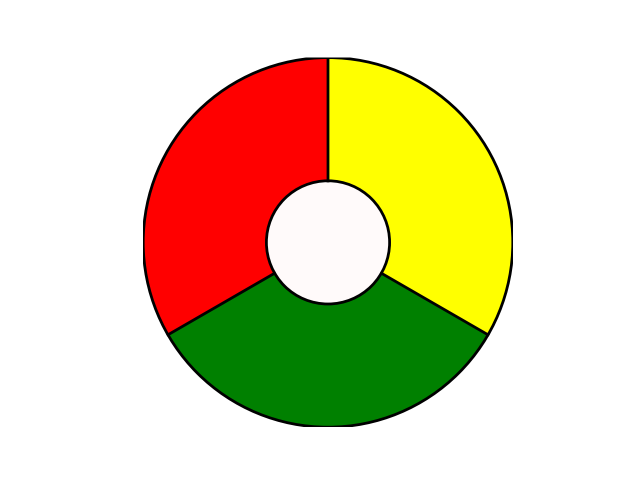
#> input picture image/image_0.png, 1280 x 960 px (shown at 1/2 size); its folder holds 4 pictures in this run
$ python MakeHeadImage.py
#> lines starting #> are read from the running program, lines starting #| are printed output that depends on the picture
from PIL import Image, ImageDraw
import numpy as np
import random

def draw_avatar_frame(width, num, r):
    # 创建一个空白的图像
#> called with width = 100, num = 8, r = 6
    img = Image.new("RGBA", (width+r, width+r), (255, 255, 255, 0))
    draw = ImageDraw.Draw(img)

    # 绘制头像框轨迹
    draw.ellipse([(0+r/2, 0+r/2), (width+r/2, width+r/2)], outline="black", width=2)

    # 计算每个贴图之间的间隔角度
    angle_interval = 360 / 2 / num

    # # 在头像框轨迹上贴图
    for i in range(2*num):
        angle = i * angle_interval + 90 + angle_interval/2

        x = width/2 * (1-np.cos(np.radians(angle))) + r/2
        y = width/2 * (1-np.sin(np.radians(angle))) + r/2

        random_number = i
        # 贴图路径
        image_path = "image/image_" + str(random_number)  +  ".png"

        # 打开贴图图片
        avatar = Image.open(image_path)
#> avatar is the input picture: PIL image 1280x960 RGBA; mean R, G, B, A 224.9, 212.1, 173.7, 90.3

        # 缩放贴图图片为指定半径大小
        avatar = avatar.resize((r * 2, r * 2))

        # 在指定位置贴图
        img.paste(avatar, (int(x - r), int(y - r)), avatar)
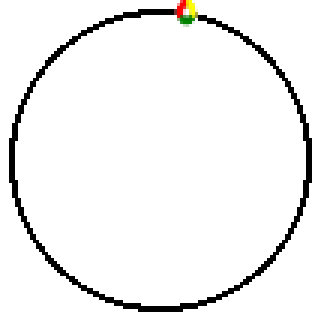
#> img: PIL image 106x106 RGBA (shown 3 times larger); mean R, G, B, A 241.4, 241.3, 240.8, 14.2; transparent parts drawn white
#> pass 2 of the loop in draw_avatar_frame, `for i in range(2*num):`:
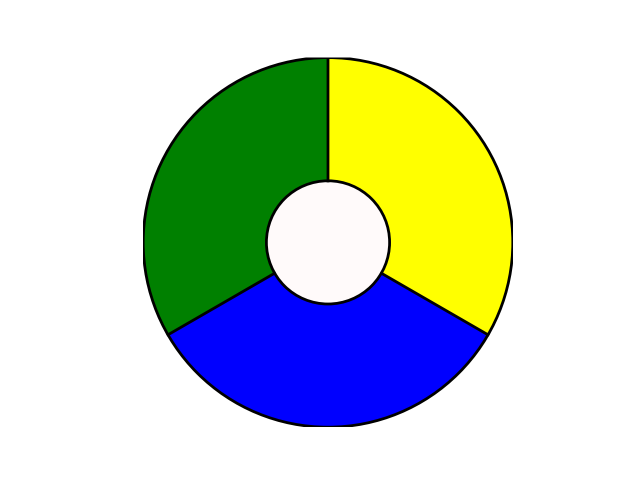
#> input picture image/image_1.png, 1280 x 960 px (shown at 1/2 size)
#> in draw_avatar_frame, avatar is the input picture: PIL image 1280x960 RGBA; mean R, G, B, A 199.4, 212.1, 199.2, 90.3
#> in draw_avatar_frame, `img.paste(avatar, (int(x - r), int(y - r)), avatar)`:
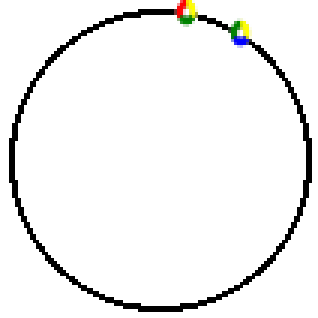
#> img: PIL image 106x106 RGBA (shown 3 times larger); mean R, G, B, A 241, 241, 240.4, 15; transparent parts drawn white

    # 保存头像框图片
    img.save("avatar_frame.png")

# 示例用法
width = 100  # 头像框总宽度
num = 8      # 头像框边贴图数量
r = 6      # 贴图半径

#> (the run stopped early here; a loop or call above may not have finished)
